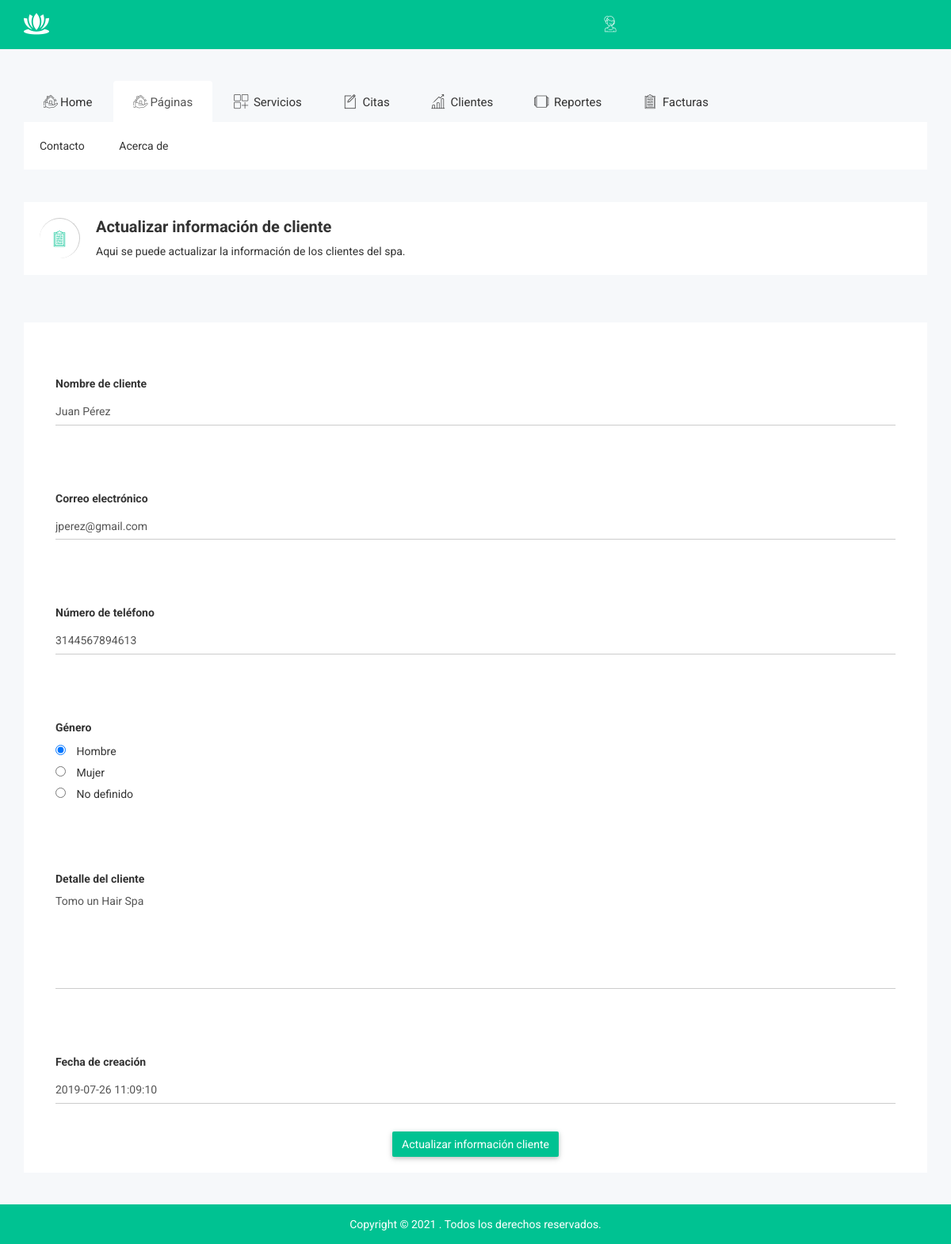
/admin/edit-customer-detailed.php?editid=1 (signed in), run on the app's committed database.
### tables this page shows
CREATE TABLE `tbclientes` (
  `ID` int(10) NOT NULL,
  `Name` varchar(120) DEFAULT NULL,
  `Email` varchar(200) DEFAULT NULL,
  `MobileNumber` bigint(11) DEFAULT NULL,
  `Gender` enum('Mujer','Hombre','No definido') DEFAULT NULL,
  `Details` mediumtext DEFAULT NULL,
  `CreationDate` timestamp NULL DEFAULT current_timestamp(),
  `UpdationDate` timestamp NULL DEFAULT NULL ON UPDATE current_timestamp()
);

### admin/edit-customer-detailed.php (the view, shortened to what this page needs)
<?php
include('include/connection.php');
if (strlen($_SESSION['bsspa']==0)) {
  header('location:logout.php');
  }
  else{
?>
  <!DOCTYPE html>
<html class="no-js" lang="ES">
<head>
 <?php include('include/header_module.php');?>
<div class="container">
    <div class="row">
        <div class="col-lg-12 col-md-12 col-sm-12 col-xs-12">
        <?php if($msg) {echo $msg;}?></div>
        <?php
        $cid=$_GET['editid'];
        $ret=mysqli_query($con,"select * from  tbclientes where ID='$cid'");
        while ($row=mysqli_fetch_array($ret)) {
        ?>
    </div>
</div>
<div class="breadcomb-area">
	<div class="container">
		<div class="row">
			<div class="col-lg-12 col-md-12 col-sm-12 col-xs-12">
				<div class="breadcomb-list">
					<div class="row">
						<div class="col-lg-6 col-md-6 col-sm-6 col-xs-12">
							<div class="breadcomb-wp">
								<div class="breadcomb-icon">
									<i class="notika-icon notika-form"></i>
								</div>
								<div class="breadcomb-ctn">
									<h2>Actualizar información de cliente</h2>
									<p>Aqui se puede actualizar la información de los clientes del spa.</p>
								</div>
							</div>
						</div>
					</div>
				</div>
			</div>
		</div>
	</div>
</div>
<div class="form-element-area">
    <div class="container">
        <div class="row">
            <div class="col-lg-12 col-md-12 col-sm-12 col-xs-12">
                <div class="form-element-list mg-t-30">
                <form method="post">
                <div class="row">
            		<div class="col-lg-12 col-md-12 col-sm-12 col-xs-12">
            			<div class="form-element-list mg-t-30">
            				<div class="row">
                        		<div class="col-lg-12 col-md-12 col-sm-12 col-xs-12">
                            		<div class="floating-numner form-rlt-mg">
                            			<h5>Nombre de cliente</h5>
                        			</div>
                        		</div>
                        	</div>
                        	<div class="row">
                        		<div class="col-lg-12 col-md-12 col-sm-12 col-xs-12">
                            		<div class="form-group">
                                		<div class="nk-int-st">
                                			<input type="text" class="form-control" id="name" name="name"  value="<?php  echo $row['Name'];?>" required="true">
                            			</div>
                        			</div>
                    			</div>
                        	</div>
                    	</div>
                	</div>
                </div>
                <div class="row">
                    <div class="col-lg-12 col-md-12 col-sm-12 col-xs-12">
                        <div class="form-element-list mg-t-30">
                            <div class="row">
                                <div class="col-lg-12 col-md-12 col-sm-12 col-xs-12">
                                    <div class="floating-numner form-rlt-mg">
                                        <h5>Correo electrónico</h5>
                                    </div>
                                </div>
                            </div>
                            <div class="row">
                                <div class="col-lg-12 col-md-12 col-sm-12 col-xs-12">
                                    <div class="form-group">
                                        <div class="nk-int-st">
                                            <input type="text" id="email" name="email" class="form-control"  value="<?php  echo $row['Email'];?>" required="true">
                                        </div>
                                    </div>
                                </div>
                            </div>
                        </div>
                    </div>
                </div>
                <div class="row">
                    <div class="col-lg-12 col-md-12 col-sm-12 col-xs-12">
                        <div class="form-element-list mg-t-30">
                            <div class="row">
                                <div class="col-lg-12 col-md-12 col-sm-12 col-xs-12">
                                    <div class="floating-numner form-rlt-mg">
                                        <h5>Número de teléfono</h5>
                                    </div>
                                </div>
                            </div>
                            <div class="row">
                                <div class="col-lg-12 col-md-12 col-sm-12 col-xs-12">
                                    <div class="form-group">
                                        <div class="nk-int-st">
                                            <input type="text" id="mobilenum" name="mobilenum" class="form-control"  value="<?php  echo $row['MobileNumber'];?>" required="true">
                                        </div>
                                    </div>
                                </div>
                            </div>
                        </div>
                    </div>
                </div>
                <div class="row">
                    <div class="col-lg-12 col-md-12 col-sm-12 col-xs-12">
                        <div class="form-element-list mg-t-30">
                            <div class="row">
                                <div class="col-lg-12 col-md-12 col-sm-12 col-xs-12">
                                    <div class="floating-numner form-rlt-mg">
                                        <h5>Género</h5>
                                    </div>
                                </div>
                            </div>
                            <div class="row">
                                <div class="col-lg-12 col-md-12 col-sm-12 col-xs-12">
                                    <div class="form-group">
                                        <div class="nk-int-st">
                                            <?php if($row['Gender']=="Hombre"){?>
<div class="form-check form-check-inline">
  <input class="form-check-input" type="radio" name="gender" value="Hombre" checked="true">
  <label style="font-weight: normal; padding-left: 10px;">Hombre</label>
</div>
<div class="form-check form-check-inline">
  <input class="form-check-input" type="radio" name="gender" value="Mujer">
  <label style="font-weight: normal; padding-left: 10px;">Mujer</label>
</div>
<div class="form-check form-check-inline">
  <input class="form-check-input" type="radio" name="gender" value="No definido">
  <label style="font-weight: normal; padding-left: 10px;">No definido</label>
</div>
    <?php }?>
                                        </div>
                                    </div>
                                </div>
                            </div>
                        </div>
                    </div>
                </div>
                <div class="row">
            		<div class="col-lg-12 col-md-12 col-sm-12 col-xs-12">
            			<div class="form-element-list mg-t-30">
            				<div class="row">
                        		<div class="col-lg-12 col-md-12 col-sm-12 col-xs-12">
                            		<div class="floating-numner form-rlt-mg">
                            			<h5>Detalle del cliente</h5>
                        			</div>
                        		</div>
                        	</div>
                        	<div class="row">
                        		<div class="col-lg-12 col-md-12 col-sm-12 col-xs-12">
                            		<div class="form-group">
                                		<div class="nk-int-st">
                                			<textarea type="text" class="form-control" id="details" name="details" placeholder="Detalle" required="true" rows="6" cols="4"><?php  echo $row['Details'];?></textarea>
                            			</div>
                        			</div>
                    			</div>
                        	</div>
                    	</div>
                	</div>
                </div>
                <div class="row">
                    <div class="col-lg-12 col-md-12 col-sm-12 col-xs-12">
                        <div class="form-element-list mg-t-30">
                            <div class="row">
                                <div class="col-lg-12 col-md-12 col-sm-12 col-xs-12">
                                    <div class="floating-numner form-rlt-mg">
                                        <h5>Fecha de creación</h5>
                                    </div>
                                </div>
                            </div>
                            <div class="row">
                                <div class="col-lg-12 col-md-12 col-sm-12 col-xs-12">
                                    <div class="form-group">
                                        <div class="nk-int-st">
                                            <input type="text" id="" name="" class="form-control"  value="<?php  echo $row['CreationDate'];?>" readonly='true'>
                                        </div>
                                    </div>
                                </div>
                            </div>
                        </div>
                    </div>
                </div>
                <?php } ?>
                <div class="row">
            		<div class="col-lg-12 col-md-12 col-sm-12 col-xs-12">
                    	<div class="form-example-int">
                        	<center><button type="submit" name="submit" class="btn btn-success notika-btn-success">Actualizar información cliente</button></center>
                    	</div>
                	</div>
        		</div>
        		</form>
    			</div>
			</div>
		</div>
	</div>
</div>
<?php } ?>

### admin/css/wave/button.css (style rules this page uses)
.btn-default.notika-btn-default, .btn-info.notika-btn-info, .btn-primary.notika-btn-primary, .btn-success.notika-btn-success, .btn-warning.notika-btn-warning, .btn-danger.notika-btn-danger { box-shadow: 0 2px 5px rgba(0,0,0,.16), 0 2px 10px rgba(0,0,0,.12); border:none; outline:none !important; border-radius:2px; font-size:14px; }
.btn-success.notika-btn-success, .btn-success.success-icon-notika { background-color: #00c292; }

### admin/css/main.css (style rules this page uses)
html { color: #222; font-size: 1em; line-height: 1.4; }
textarea { resize: vertical; }

### data on the page
tbclientes: name "Juan Pérez", email "jperez@gmail.com", mobilenum "3144567894613", details "Tomo un Hair Spa", CreationDate "2019-07-26 11:09:10"
